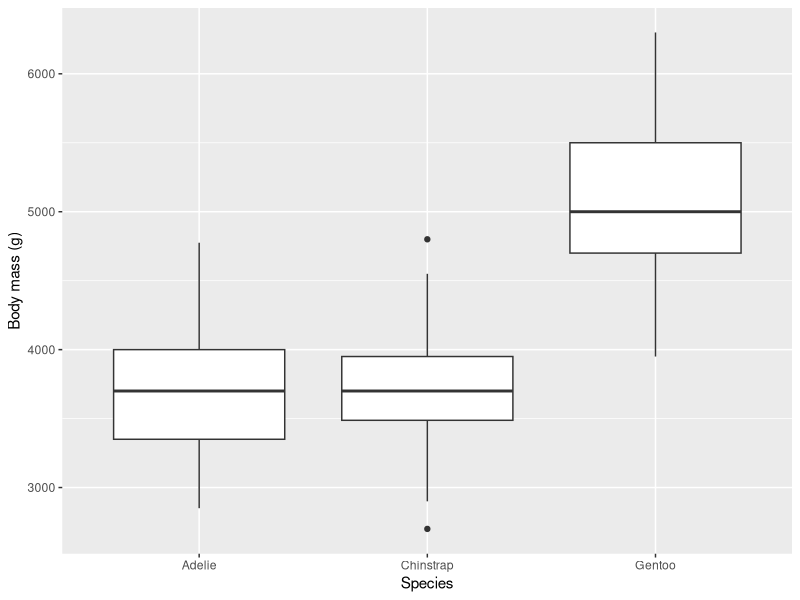

This chart was generated by the following R code:
## ---- chunk 1
#| message: false
#| warning: false
library(palmerpenguins)
library(dplyr)
library(ggplot2)

penguins_clean <- penguins |>
  select(species, body_mass_g) |>
  filter(!is.na(body_mass_g))

penguins_clean
## ---- chunk 2
average_mass <- penguins_clean |>
  group_by(species) |>
  summarise(mean_body_mass_g = mean(body_mass_g))

average_mass
## ---- chunk 3
#| label: fig-body-mass
#| fig-cap: "Body mass distribution of Palmer Penguins by species."

ggplot(penguins_clean, aes(x = species, y = body_mass_g)) +
  geom_boxplot() +
  labs(
    x = "Species",
    y = "Body mass (g)"
  )
